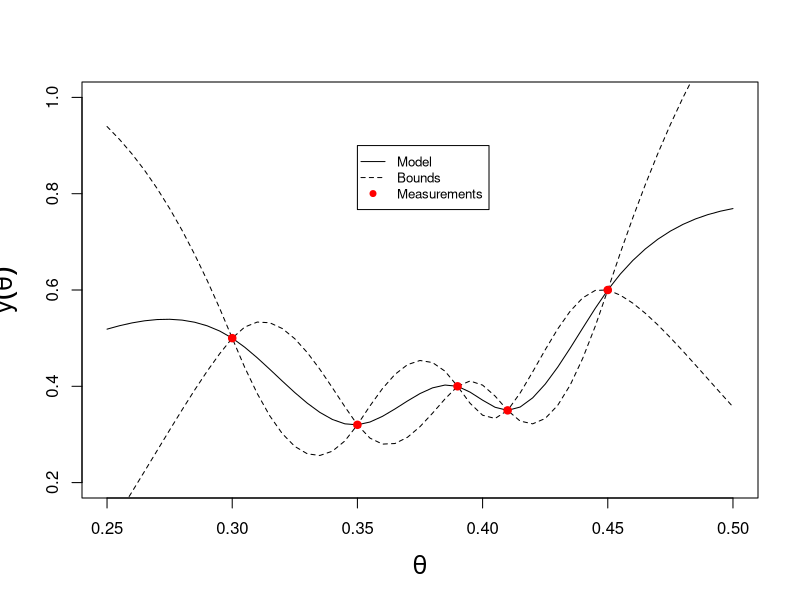
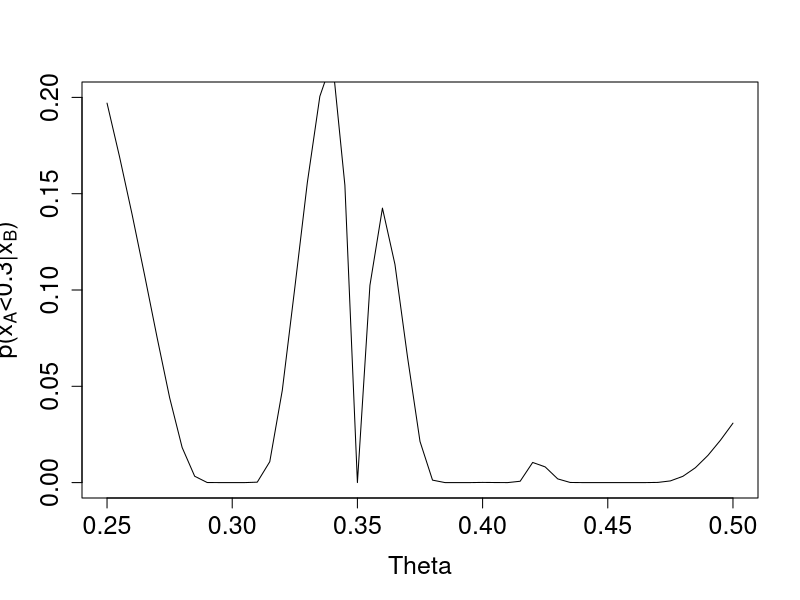

Generate these figures, in order, with R:
# Code for the Project in Stochastic Modelling
# Lars Sæle & Helge Bergo
# November 2019

## Problem 2 - Calibrating Climate Models
#rm(list = ls()) # clear environment and variables
#library(Matrix)

# Given values
theta <- seq(0.25, 0.50, by=0.005)# mu_A
sigma <- 0.5^2 # variance squared
phi_m <- 15 # Matern type correlation function parameter

# Conditional values 
theta_conditional = c(0.3, 0.35, 0.39, 0.41, 0.45) # mu_B
Y_conditional = c(0.5, 0.32, 0.40, 0.35, 0.60) # x_B

# Extra measurement:
#theta_conditional <- c(theta_conditional, 0.33) # mu_B with extra conditional parameter
#Y_conditional <- c(Y_conditional, 0.40) # x_B
#theta <- setdiff(theta, theta_conditional); # remove the steps where we have a conditional value



# Build distance matrices H
ones_A <- as.matrix(rep(1.0, length(theta)));
H_A <- abs(theta %*% t(ones_A) - ones_A %*% t(theta)); 

ones_B <- as.matrix(rep(1.0, length(theta_conditional)));
H_B <- abs(theta_conditional %*% t(ones_B) - ones_B %*% t(theta_conditional)); 

H_AB <- matrix(0, nrow = length(theta), ncol = length(theta_conditional))
H_AB <- abs(theta %*% t(ones_B) - ones_A %*% t(theta_conditional)); 



# Build covariance matrices Sigma
Sigma_A  <- sigma * (1 + phi_m * H_A)  * exp(-phi_m * H_A)
Sigma_B  <- sigma * (1 + phi_m * H_B)  * exp(-phi_m * H_B)
Sigma_AB <- sigma * (1 + phi_m * H_AB) * exp(-phi_m * H_AB)



# Calculate the expected value
Y <- theta + Sigma_AB %*% solve(Sigma_B) %*% (Y_conditional - theta_conditional) 



# Calculating 90% confidence interval
Var <- Sigma_A - Sigma_AB %*% solve(Sigma_B) %*% t(Sigma_AB)
diag(Var)[diag(Var) < 0] <- 0 # Remove negative values from floating point errors
z <- 1.64
upper <- Y + z*sqrt(diag(Var))
lower <- Y - z*sqrt(diag(Var))



# Plot with error and conditional values
pdf("plot5.pdf") 
plot(NULL,NULL, xlim = c(0.25,0.5), ylim = c(0.2, 1.0), 
     xlab = expression(paste(theta)), ylab = expression(paste(y(theta))), cex.lab = 1.5)
lines(theta,Y,col="black")
lines(theta,upper,lty=2)
lines(theta,lower,lty=2)
points(theta_conditional,Y_conditional,col = "red", pch = 19)
legend(0.35,0.9,legend = c("Model","Bounds", "Measurements"),
       col = c("black","black","red"),cex = 0.8, lty = c(1,2,NA), pch = c(NA,NA,19))
dev.off()


## 2.b)

# Calculating the treshold 
treshold = 0.30
p <- pnorm((treshold - Y)/sqrt(diag(Var)), lower.tail = TRUE)


pdf("treshold5.pdf") 
plot(NULL, NULL, xlim = c(0.25,0.50), ylim = c(0.0, 0.2), xlab = "Theta",
     ylab = (expression(paste("p(x"[A],"<0.3|x"[B],")"))), cex.lab = 1.5, cex.axis = 1.5)
lines(theta,p)
dev.off()

best_guess <- theta[match(max(p[5:50]),p)]
print("Max value: ")
print(best_guess)



## 2.c)




